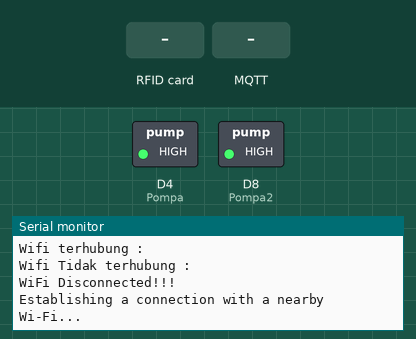
This sketch was run on a simulated ESP8266 (NodeMCU). On the bench: switched loads named in the sketch (green lamp = pin HIGH), the last lines printed to the serial monitor. The inputs (shaded band) are chosen by the test bench. WiFi joins after 1.5 s; servers stay silent unless stated; no MQTT or app messages arrive unless stated.

Above: at 1.2 s.
1.3 s: RFID card 5E 7A 19 C4 held to the reader
At 4.1 s:
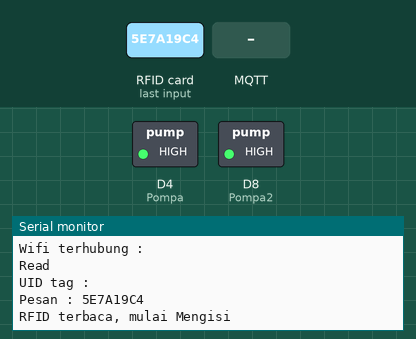
4.3 s: MQTT message "LOW" arrives on the first subscribed topic
6.0 s: MQTT message "LOW" arrives on the second subscribed topic
At 7.66 s:
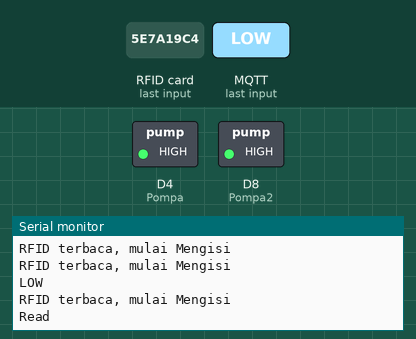
8.0 s: MQTT message "1" arrives on the second subscribed topic
At 8.04 s:
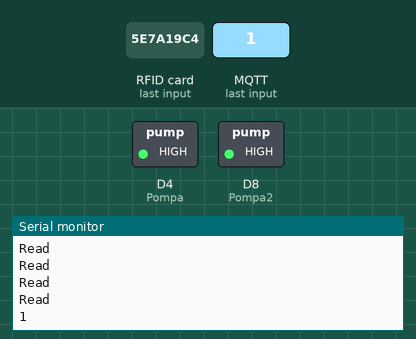

The sketch:

mcu.ino
```cpp
#include <SPI.h>
#include <MFRC522.h>
#include "env.h"
#include "EspMQTTClient.h"
#include <ESP8266WiFiMulti.h>
#include <Ticker.h>
#include <ArduinoJson.h>
#include <Arduino_JSON.h>
// #include <LiquidCrystal_I2C.h>

Ticker blinkLed;
ESP8266WiFiMulti wifi_multi;

const uint16_t connectTimeOutPerAP = 3000; // Defines the TimeOut(ms) which will be used to try and connect with any specific Access Point

#define RST_PIN 9  // MFRC522 Software Reset Pin
#define SDA_PIN 10 // MFRC522 Software SPI Pin (SDA)

const int Pompa = D4;             // Pin untuk pompa
const int Pompa2 = D8;            // Pin untuk pompa 2
const unsigned int TRIG_PIN = D0; // Pin untuk sensor jarak
const unsigned int ECHO_PIN = D3; // Pin untuk sensor jarak
String ID_mesin = DEVICE_ID;
int run = 0;
boolean successfulRead = false;
MFRC522 mfrc522(SDA_PIN, RST_PIN); // Create MFRC522 instance
MFRC522::MIFARE_Key key;
// Set the LCD address to 0x27 for a 16 chars and 2 line display
// LiquidCrystal_I2C lcd(0x3F, 20, 4); // atau 0x3F

EspMQTTClient client(
    MQTT_SERVER,   // MQTT Broker server ip
    MQTT_PORT,     // The MQTT port, default to 1883. this line can be omitted
    MQTT_USER,     // Can be omitted if not needed
    MQTT_PASS,     // Can be omitted if not needed
    MQTT_CLIENT_ID // Client name that uniquely identify your device
);

void setup()
{
    Serial.begin(115200);
    SPI.begin();
    mfrc522.PCD_Init();
    pinMode(TRIG_PIN, OUTPUT);
    pinMode(ECHO_PIN, INPUT);
    pinMode(Pompa, OUTPUT);
    pinMode(Pompa2, OUTPUT);
    digitalWrite(Pompa, HIGH);  // OFF
    digitalWrite(Pompa2, HIGH); // OFF
    // lcd.init();
    Serial.println("Spairum WiFi RFID");
    WiFi.mode(WIFI_STA);
    WiFi.persistent(false);
    // Setting the AP Mode with SSID, Password, and Max Connection Limit
    // Adding the WiFi networks to the MultiWiFi instance
    wifi_multi.addAP(SECRET_SSID1, SECRET_PASS1);
    wifi_multi.addAP(SECRET_SSID2, SECRET_PASS2);

    client.enableMQTTPersistence();
    client.setMqttReconnectionAttemptDelay(2000);
    client.enableDebuggingMessages();                                     // Enable debugging messages sent to serial output
    client.enableHTTPWebUpdater();                                        // Enable the web updater. User and password default to values of MQTTUsername and MQTTPassword. These can be overridded with enableHTTPWebUpdater("user", "password").
    client.enableOTA();                                                   // Enable OTA (Over The Air) updates. Password defaults to MQTTPassword. Port is the default OTA port. Can be overridden with enableOTA("password", port).
    client.setKeepAlive(4);                                               // keepalive interval.
    client.enableLastWillMessage("mesin/status/offline", MQTT_CLIENT_ID); // You can activate the retain flag by setting the third parameter to true
}

void loop()
{
    client.loop();
    while (!client.isConnected())
    {
        client.loop();
        Serial.print("internet putus : ");
        Serial.println(client.getConnectionEstablishedCount()); // count internet lost
        Serial.print("Wifi terhubung : ");
        Serial.println(WiFi.SSID());
        if (!client.isWifiConnected())
        {
            Serial.print("Wifi Tidak terhubung : ");
            Serial.println(WiFi.SSID());
            Serial.println("WiFi Disconnected!!!");
            Serial.println("Establishing a connection with a nearby Wi-Fi...");
            if (wifi_multi.run(connectTimeOutPerAP) == WL_CONNECTED)
            {
                Serial.print("WiFi connected: ");
                Serial.print(WiFi.SSID());
                Serial.print(" ");
                Serial.println(WiFi.localIP());
            }
            else
            {
                Serial.println("WiFi not connected!");
            }
        }
        else if (!client.isMqttConnected())
        {
            Serial.println("Sedang Mengubungkan Spairum Server = " + String(client.getMqttServerIp()));
        }
        delay(1000);
    }
    int cont = 0;
    while (successfulRead)
    {
        client.loop();
        Serial.println("RFID terbaca, mulai Mengisi");
        delay(1000);
        if (cont > 10)
        {
            successfulRead = false;
        }
        cont++;
    }
    successfulRead = getUID(); // Check if a card has been read successfully
}

void onConnectionEstablished()
{

    client.publish("mesin/status/online", ID_mesin);
    JSONVar TX;
    TX["clientid"] = ID_mesin;
    TX["Wifi"] = WiFi.SSID();
    TX["IP"] = WiFi.localIP().toString();
    String jsonString = JSON.stringify(TX);
    client.publish("mesin/data/log", jsonString.c_str());

    client.subscribe(
        "mesin/fill/" + ID_mesin, [](const String &payload, uint8_t qos = 2)
        { Serial.println("FILL Water");
                  StaticJsonDocument<96> doc;
                  DeserializationError error = deserializeJson(doc, payload);

                  if (error) {
                    Serial.print(F("deserializeJson() failed: "));
                    Serial.println(error.f_str());
                    return;
                  }
                  const char* ID_USER = doc["ID_USER"]; // "13CA5AA9"
                  int MAX_ML = doc["MAX_ML"]; // 1000
                  float FAKTOR_POMPA = doc["FAKTOR_POMPA"]; // 1.1
                  int sisa = refillCard(MAX_ML, FAKTOR_POMPA);
                  int vaule = sisa * FAKTOR_POMPA;
                    JSONVar TX;
                  TX["ID_USER"] = ID_USER;
                  TX["vaule"] = vaule;
                  String jsonString = JSON.stringify(TX);
                  client.publish("mesin/endRefill/" + ID_mesin, jsonString.c_str());
                   successfulRead = false; });
    client.subscribe("mesin/rejection/" + ID_mesin, [](const String &payload, uint8_t qos = 2)
                     { Serial.println(payload);
                   successfulRead = false; });
    client.subscribe("cleanUp", [](const String &payload)
                     {
    Serial.println(payload);
    StaticJsonDocument<96> doc;
    DeserializationError error = deserializeJson(doc, payload);
    if (error)
    {
      Serial.print(F("deserializeJson() failed: "));
      //  Serial.println(error.f_str());
      return;
    }
    // String id_newIdmesin status;
    uint8_t state;
    uint8_t id_Pompa;
    String status = doc["status"];
    String id_newIdmesin = doc["id_mesin"];
    Serial.println(id_newIdmesin);

    if (id_newIdmesin == ID_mesin)
    {
      Serial.println("id_newIdmesin");
      id_Pompa = Pompa;
      if (status == "LOW")
      {
        // blinkLed.attach_ms(1000, tick);
        state = LOW; // ON
      }
      else
      {
        // blinkLed.detach();
        state = HIGH; // OFF
      }
      cleanOn(id_Pompa, state);
    } });

    client.subscribe("mesin/status/ping", [](const String &payload)
                     {
    long rssi = WiFi.RSSI();
    long valule = mersure();
    // long valule =  random(300);
    JSONVar TX;
    TX["clientid"] = ID_mesin;
    TX["RSSI"] = rssi;
    TX["vaule"] = valule;
    String jsonString = JSON.stringify(TX);
    client.publish("mesin/status/rssi", jsonString.c_str()); });

    client.subscribe("mesin/status/wifi/" + ID_mesin, [](const String &payload)
                     {
    JSONVar TX;
    TX["clientid"] = ID_mesin;
    TX["Wifi"] = WiFi.SSID();
    TX["IP"] =  WiFi.localIP().toString();
    String jsonString = JSON.stringify(TX);
    client.publish("mesin/data/log", jsonString.c_str()); });

    // blinkLed.attach_ms(2000, tick);

    client.subscribe("stop/" + ID_mesin, [](const String &payload)
                     {
  run = 1;
  Serial.println("BTN stop");
  return; });
}

int refillCard(int MAX_ML, float FAKTOR_POMPA)
{
    unsigned long nilai = (MAX_ML / FAKTOR_POMPA);
    float runvar = 0;
    run = 0;
    for (int x = 0; x < nilai;)
    {
        client.loop();
        x += 10;
        runvar = x;
        digitalWrite(Pompa, LOW);

        if (!mfrc522.PICC_IsNewCardPresent() || !mfrc522.PICC_ReadCardSerial())
        {
            Serial.println("Reax");
            delay(50);
        }
        else
        {
            digitalWrite(Pompa, HIGH);
            Serial.println("RFID Stop Mengisi");
            return runvar;
        }
        delay(100);
    }
    digitalWrite(Pompa, HIGH);
    return runvar;
}
boolean getUID()
{
    client.loop();
    if (!mfrc522.PICC_IsNewCardPresent() || !mfrc522.PICC_ReadCardSerial())
    {
        Serial.println("Read");
        delay(50);
        return false;
    }

    Serial.println("Read");
    Serial.print("UID tag :");
    String content = "";

    for (byte i = 0; i < mfrc522.uid.size; i++)
    {
        // Serial.print(mfrc522.uid.uidByte[i] < 0x10 ? " 0" : " ");
        // Serial.print(mfrc522.uid.uidByte[i], HEX);
        content.concat(String(mfrc522.uid.uidByte[i] < 0x10 ? " 0" : ""));
        content.concat(String(mfrc522.uid.uidByte[i], HEX));
    }

    Serial.println();
    Serial.print("Pesan : ");
    content.toUpperCase();
    Serial.println(content);
    client.publish("mesin/uid/" + ID_mesin, content, 2);
    mfrc522.PICC_HaltA(); // Stop reading the card and tell it to switch off
    return true;
}

long mersure()
{
    digitalWrite(TRIG_PIN, LOW);
    delayMicroseconds(2);
    digitalWrite(TRIG_PIN, HIGH);
    delayMicroseconds(10);
    digitalWrite(TRIG_PIN, LOW);

    const unsigned long duration = pulseIn(ECHO_PIN, HIGH);
    long distance = duration / 29 / 2;
    return distance;
}

void cleanOn(uint8_t id_Pompa, uint8_t Status)
{
    digitalWrite(id_Pompa, Status); //  LOW == ON
    Serial.print("Clean Run ");
    Serial.print(id_Pompa);
}
```

env.h
```cpp
// replace MySSID with your WiFi network name
// ubah file ini menjadi file .h dengan nama secrets.h
#define SECRET_SSID1 "Spairum.NET"
#define SECRET_PASS1 "123spairum.net"
#define SECRET_SSID2 ""
#define SECRET_PASS2 ""

// MQTT Broker server ip
#define MQTT_SERVER "app.spairum.my.id"
// MQTT Broker server port
#define MQTT_PORT 1883
// MQTT Broker username
#define MQTT_USER "sandbox"
// MQTT Broker password
#define MQTT_PASS "testing"
// MQTT Broker client id
#define MQTT_CLIENT_ID "RFID_001"

// id of the device
#define DEVICE_ID "RFID_001"
```

Measured:
- after the input at 1.3 s, the serial monitor: prints a new line after 2.3 s (image 1)
- after the input at 6.0 s, the serial monitor: prints a new line after 0.57 s (image 2)
- after the input at 8.0 s, the serial monitor: prints a new line at once (image 3)
